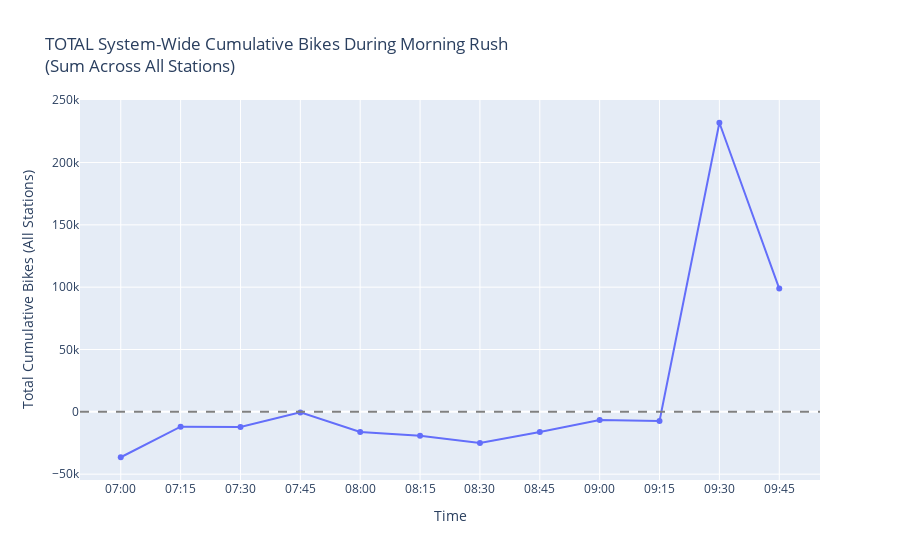

The notebook cell this image was saved under:
### Code cell
# Total bikes leaving/arriving across ALL stations per interval
morning_data = bike_changes[bike_changes['is_morning_rush'] == 1].copy()
morning_data['time_only'] = pd.to_datetime(morning_data['time_interval']).dt.strftime('%H:%M')

# Sum across all stations (not average)
interval_total = morning_data.groupby('time_only').agg({
    'cumulative_bikes': 'sum'  # Total cumulative across all stations
}).reset_index()

interval_total = interval_total.sort_values('time_only')

fig = px.line(interval_total,
              x='time_only',
              y='cumulative_bikes',
              markers=True,
              title='TOTAL System-Wide Cumulative Bikes During Morning Rush<br>(Sum Across All Stations)',
              labels={'cumulative_bikes': 'Total Cumulative Bikes (All Stations)', 'time_only': 'Time'})
fig.add_hline(y=0, line_dash="dash", line_color="gray")

fig.show()

### Figure 1 — Plotly figure (JSON) as saved in the notebook; plotly's stock layout.template omitted (floating-point values rounded to 4 significant figures)
{"data": [{"hovertemplate": "Time=%{x}<br>Total Cumulative Bikes (All Stations)=%{y}<extra></extra>", "legendgroup": "", "line": {"color": "#636efa", "dash": "solid"}, "marker": {"symbol": "circle"}, "mode": "lines+markers", "name": "", "orientation": "v", "showlegend": false, "type": "scatter", "x": ["07:00", "07:15", "07:30", "07:45", "08:00", "08:15", "08:30", "08:45", "09:00", "09:15", "09:30", "09:45"], "xaxis": "x", "y": [-36437, -11937, -12196, -446, -16139, -19238, -25081, -16247, -6643, -7403, 231903, 98852], "yaxis": "y"}], "layout": {"legend": {"tracegroupgap": 0}, "shapes": [{"line": {"color": "gray", "dash": "dash"}, "type": "line", "x0": 0, "x1": 1, "xref": "x domain", "y0": 0, "y1": 0, "yref": "y"}], "title": {"text": "TOTAL System-Wide Cumulative Bikes During Morning Rush<br>(Sum Across All Stations)"}, "xaxis": {"anchor": "y", "domain": [0, 1], "title": {"text": "Time"}}, "yaxis": {"anchor": "x", "domain": [0, 1], "title": {"text": "Total Cumulative Bikes (All Stations)"}}}}
